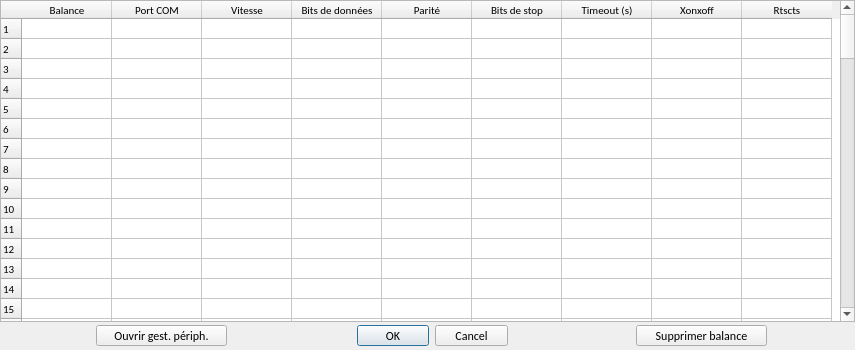
<?xml version="1.0" encoding="UTF-8"?>
<ui version="4.0">
 <class>Dialog</class>
 <widget class="QDialog" name="Dialog">
  <property name="windowModality">
   <enum>Qt::WindowModal</enum>
  </property>
  <property name="geometry">
   <rect>
    <x>0</x>
    <y>0</y>
    <width>855</width>
    <height>350</height>
   </rect>
  </property>
  <property name="minimumSize">
   <size>
    <width>855</width>
    <height>350</height>
   </size>
  </property>
  <property name="maximumSize">
   <size>
    <width>855</width>
    <height>350</height>
   </size>
  </property>
  <property name="font">
   <font>
    <family>Calibri</family>
   </font>
  </property>
  <property name="windowTitle">
   <string>Configuration balances</string>
  </property>
  <property name="windowIcon">
   <iconset>
    <normaloff>Balance.png</normaloff>Balance.png</iconset>
  </property>
  <property name="modal">
   <bool>true</bool>
  </property>
  <widget class="QDialogButtonBox" name="buttonBox">
   <property name="geometry">
    <rect>
     <x>357</x>
     <y>325</y>
     <width>151</width>
     <height>21</height>
    </rect>
   </property>
   <property name="orientation">
    <enum>Qt::Horizontal</enum>
   </property>
   <property name="standardButtons">
    <set>QDialogButtonBox::Cancel|QDialogButtonBox::Ok</set>
   </property>
  </widget>
  <widget class="QTableWidget" name="Tab_param">
   <property name="geometry">
    <rect>
     <x>0</x>
     <y>0</y>
     <width>855</width>
     <height>322</height>
    </rect>
   </property>
   <property name="minimumSize">
    <size>
     <width>855</width>
     <height>322</height>
    </size>
   </property>
   <property name="maximumSize">
    <size>
     <width>855</width>
     <height>322</height>
    </size>
   </property>
   <property name="font">
    <font>
     <pointsize>8</pointsize>
    </font>
   </property>
   <property name="horizontalScrollBarPolicy">
    <enum>Qt::ScrollBarAlwaysOff</enum>
   </property>
   <property name="autoScroll">
    <bool>false</bool>
   </property>
   <property name="editTriggers">
    <set>QAbstractItemView::AllEditTriggers</set>
   </property>
   <property name="dragEnabled">
    <bool>true</bool>
   </property>
   <property name="dragDropMode">
    <enum>QAbstractItemView::DragDrop</enum>
   </property>
   <property name="alternatingRowColors">
    <bool>false</bool>
   </property>
   <property name="showGrid">
    <bool>true</bool>
   </property>
   <property name="sortingEnabled">
    <bool>false</bool>
   </property>
   <property name="rowCount">
    <number>100</number>
   </property>
   <property name="columnCount">
    <number>9</number>
   </property>
   <attribute name="horizontalHeaderCascadingSectionResizes">
    <bool>false</bool>
   </attribute>
   <attribute name="horizontalHeaderDefaultSectionSize">
    <number>90</number>
   </attribute>
   <attribute name="horizontalHeaderMinimumSectionSize">
    <number>90</number>
   </attribute>
   <attribute name="horizontalHeaderShowSortIndicator" stdset="0">
    <bool>false</bool>
   </attribute>
   <attribute name="verticalHeaderDefaultSectionSize">
    <number>20</number>
   </attribute>
   <attribute name="verticalHeaderMinimumSectionSize">
    <number>20</number>
   </attribute>
   <row/>
   <row/>
   <row/>
   <row/>
   <row/>
   <row/>
   <row/>
   <row/>
   <row/>
   <row/>
   <row/>
   <row/>
   <row/>
   <row/>
   <row/>
   <row/>
   <row/>
   <row/>
   <row/>
   <row/>
   <row/>
   <row/>
   <row/>
   <row/>
   <row/>
   <row/>
   <row/>
   <row/>
   <row/>
   <row/>
   <row/>
   <row/>
   <row/>
   <row/>
   <row/>
   <row/>
   <row/>
   <row/>
   <row/>
   <row/>
   <row/>
   <row/>
   <row/>
   <row/>
   <row/>
   <row/>
   <row/>
   <row/>
   <row/>
   <row/>
   <row/>
   <row/>
   <row/>
   <row/>
   <row/>
   <row/>
   <row/>
   <row/>
   <row/>
   <row/>
   <row/>
   <row/>
   <row/>
   <row/>
   <row/>
   <row/>
   <row/>
   <row/>
   <row/>
   <row/>
   <row/>
   <row/>
   <row/>
   <row/>
   <row/>
   <row/>
   <row/>
   <row/>
   <row/>
   <row/>
   <row/>
   <row/>
   <row/>
   <row/>
   <row/>
   <row/>
   <row/>
   <row/>
   <row/>
   <row/>
   <row/>
   <row/>
   <row/>
   <row/>
   <row/>
   <row/>
   <row/>
   <row/>
   <row/>
   <row/>
   <column>
    <property name="text">
     <string>Balance</string>
    </property>
    <property name="textAlignment">
     <set>AlignHCenter|AlignVCenter|AlignCenter</set>
    </property>
   </column>
   <column>
    <property name="text">
     <string>Port COM</string>
    </property>
    <property name="textAlignment">
     <set>AlignHCenter|AlignVCenter|AlignCenter</set>
    </property>
   </column>
   <column>
    <property name="text">
     <string>Vitesse</string>
    </property>
    <property name="textAlignment">
     <set>AlignHCenter|AlignVCenter|AlignCenter</set>
    </property>
   </column>
   <column>
    <property name="text">
     <string>Bits de données</string>
    </property>
    <property name="textAlignment">
     <set>AlignHCenter|AlignVCenter|AlignCenter</set>
    </property>
   </column>
   <column>
    <property name="text">
     <string>Parité</string>
    </property>
    <property name="textAlignment">
     <set>AlignHCenter|AlignVCenter|AlignCenter</set>
    </property>
   </column>
   <column>
    <property name="text">
     <string>Bits de stop</string>
    </property>
    <property name="textAlignment">
     <set>AlignHCenter|AlignVCenter|AlignCenter</set>
    </property>
   </column>
   <column>
    <property name="text">
     <string>Timeout (s)</string>
    </property>
    <property name="textAlignment">
     <set>AlignHCenter|AlignVCenter|AlignCenter</set>
    </property>
   </column>
   <column>
    <property name="text">
     <string>Xonxoff</string>
    </property>
    <property name="textAlignment">
     <set>AlignHCenter|AlignVCenter|AlignCenter</set>
    </property>
   </column>
   <column>
    <property name="text">
     <string>Rtscts</string>
    </property>
    <property name="textAlignment">
     <set>AlignHCenter|AlignVCenter|AlignCenter</set>
    </property>
   </column>
  </widget>
  <widget class="QPushButton" name="BP_Ouvrir_gest_periph">
   <property name="geometry">
    <rect>
     <x>96</x>
     <y>325</y>
     <width>131</width>
     <height>21</height>
    </rect>
   </property>
   <property name="toolTip">
    <string>&lt;html&gt;&lt;head/&gt;&lt;body&gt;&lt;p align=&quot;center&quot;&gt;Ouvrir le gestionnaire de périphériques pour connaître le port COM de la balance&lt;/p&gt;&lt;/body&gt;&lt;/html&gt;</string>
   </property>
   <property name="text">
    <string>Ouvrir gest. périph.</string>
   </property>
  </widget>
  <widget class="QPushButton" name="BP_Suppr_balance">
   <property name="geometry">
    <rect>
     <x>636</x>
     <y>325</y>
     <width>131</width>
     <height>21</height>
    </rect>
   </property>
   <property name="toolTip">
    <string>&lt;html&gt;&lt;head/&gt;&lt;body&gt;&lt;p align=&quot;center&quot;&gt;Sélectrionner la ligne puis supprimer la balance&lt;/p&gt;&lt;/body&gt;&lt;/html&gt;</string>
   </property>
   <property name="text">
    <string>Supprimer balance</string>
   </property>
  </widget>
 </widget>
 <resources/>
 <connections>
  <connection>
   <sender>buttonBox</sender>
   <signal>accepted()</signal>
   <receiver>Dialog</receiver>
   <slot>accept()</slot>
   <hints>
    <hint type="sourcelabel">
     <x>248</x>
     <y>254</y>
    </hint>
    <hint type="destinationlabel">
     <x>157</x>
     <y>274</y>
    </hint>
   </hints>
  </connection>
  <connection>
   <sender>buttonBox</sender>
   <signal>rejected()</signal>
   <receiver>Dialog</receiver>
   <slot>reject()</slot>
   <hints>
    <hint type="sourcelabel">
     <x>316</x>
     <y>260</y>
    </hint>
    <hint type="destinationlabel">
     <x>286</x>
     <y>274</y>
    </hint>
   </hints>
  </connection>
 </connections>
</ui>
